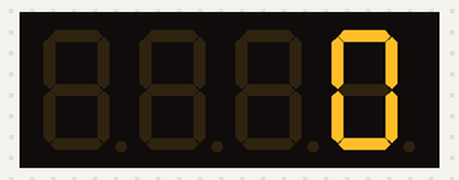
This sketch was run on a simulated Arduino Uno, built with avr-gcc and run on an emulated ATmega328P. On the bench: 4-digit seven-segment display.

Above: at 0.05 s.
At 4.97 s:
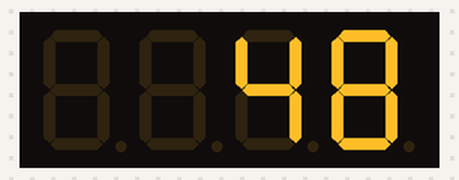
At 10.0 s:
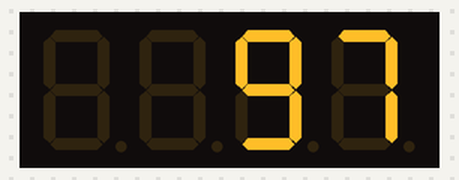
At 19.99 s:
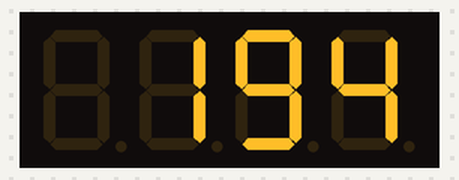
At 29.87 s:
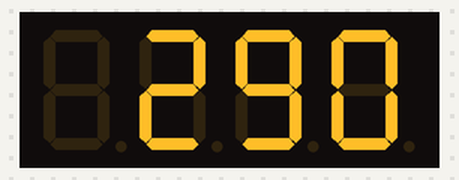
At 39.86 s:
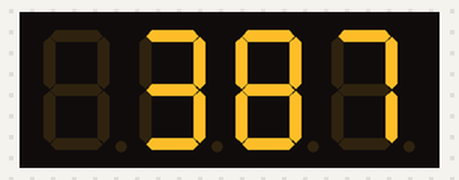

The sketch:

script.ino
```cpp
// C++ code
//
#include "Adafruit_LEDBackpack.h"

Adafruit_7segment led_display1 = Adafruit_7segment();

void setup()
{
  led_display1.begin(112);
  pinMode(A1, INPUT);

}
int i = 0;
void loop()
{
  // Convert from 0-1023 range to 0-30V range
  // (.0293255  = 30.0 / 1023)

  led_display1.println(i);
  i++;
  led_display1.writeDisplay();
  delay(100); // Wait for 100 millisecond(s)
}
```
